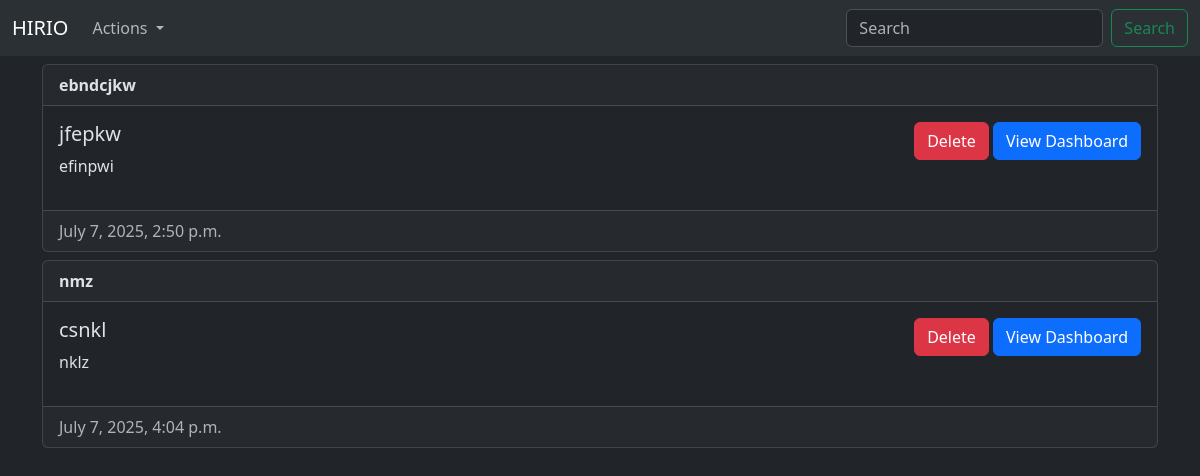
The app's page / (signed in) with its own data.
### mainapp/models.py (models this page shows, shortened)
class Company(models.Model):
    owner = models.ForeignKey(User, on_delete=models.CASCADE)
    company_name = models.CharField(max_length=200)
    description = models.TextField(max_length=1000)
    created_at = models.DateTimeField(auto_now_add=True)
    updated_at = models.DateTimeField(auto_now=True)
    VAT_ID = models.CharField(max_length=200, editable=True)
    policy_url = models.URLField(max_length=200, editable=True)
    linkedin_url = models.URLField(max_length=200, editable=True)
    employee_list = models.FileField(editable=True, upload_to=f'employee_lists/{company_name}', validators=[FileExtensionValidator(allowed_extensions=['csv', 'xlsx'])])
    country_code = models.CharField(max_length=20, editable=True, default='-')
    company_link = AutoSlugField(populate_from='company_name', unique=True)

### mainapp/views.py (the view, shortened to what this page needs)
# urls.py: path('', index, name='Index'),
@login_required(login_url="/landing/")
def index(request):
    companies = Company.objects.filter(owner=request.user)
    return render(request, 'main/index.html', {'companies': companies})

### templates/main/index.html (shortened to what this page needs)
{% extends './base.html' %} {% block title %}Home{% endblock %}
{% block content %}
<header>
    <nav class="navbar navbar-expand-lg bg-body-tertiary">
  <div class="container-fluid">
    <a class="navbar-brand" href="/">HIRIO</a>
    <div class="collapse navbar-collapse" id="navbarSupportedContent">
      <ul class="navbar-nav me-auto mb-2 mb-lg-0">
        <li class="nav-item dropdown">
          <a class="nav-link dropdown-toggle" href="#" role="button" data-bs-toggle="dropdown" aria-expanded="false">
            Actions
          </a>
        </li>
      </ul>
      <form class="d-flex" role="search">
        <input class="form-control me-2" type="search" placeholder="Search" aria-label="Search"/>
        <button class="btn btn-outline-success" type="submit">Search</button>
      </form>
    </div>
  </div>
</nav>
</header>
<div class="container">
<section>
  {% for company in companies %}
  <div class="card mt-2">
    <div class="card-header">
      <strong>{{ company.company_name }}</strong>
    </div>
    <div class="card-body d-flex flex-row justify-content-between">
      <div>
        <h5 class="card-title">{{ company.VAT_ID }}</h5>
        <p>{{ company.description }}</p>
      </div>
      <div>
        <form method="POST">
          <button type="submit" class="btn btn-danger" value="{{company.id}}" name="company-id" id="company-id">Delete</button>
          <a
          href="{% url 'Company dashboard' slug=company.company_link %}"
          class="btn btn-primary"
        >
          View Dashboard
        </a>
        </form>
      </div>
    </div>
    <div class="card-footer text-muted">
        {{company.created_at}}
    </div>
  </div>
  {% empty %}
  <p>No companies setup yet, <a href="company-create-form/"> setup one </a></p>
  {% endfor %}
</section>
</div>
{% endblock %}

### records on screen
Company: company_name "ebndcjkw", VAT_ID "jfepkw", description "efinpwi", {{ company.id }} 13 (drawn), created_at "July 7, 2025, 2:50 p.m."
Company: company_name "nmz", VAT_ID "csnkl", description "nklz", {{ company.id }} 14 (drawn), created_at "July 7, 2025, 4:04 p.m."
